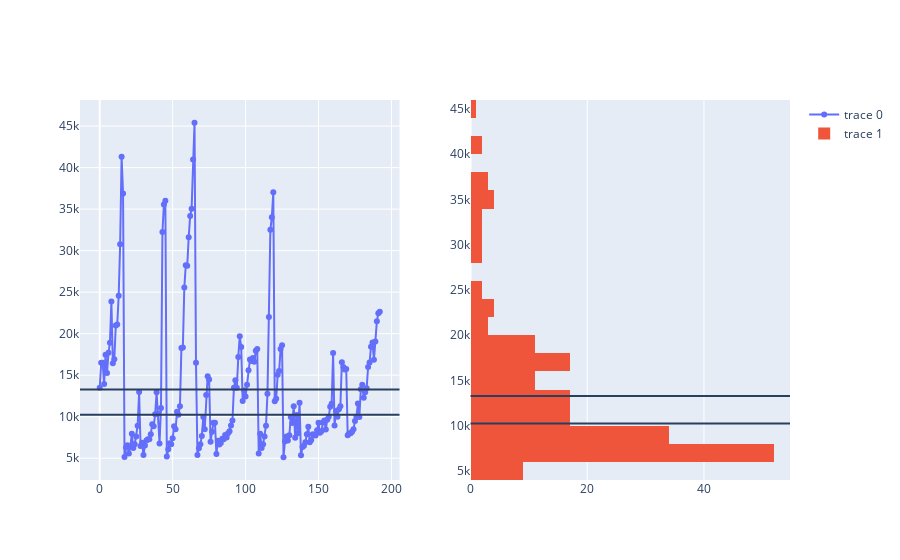

The cell this chart's notebook holds for it:
### Markdown cell above
### price distribution

### Code cell
fig = make_subplots(rows=1, cols=2)

fig.add_trace(
    go.Scatter(y=df["price"], mode='lines+markers'),
    row=1, col=1
)

fig.add_trace(
    go.Histogram(y=df["price"]),
    row=1, col=2
)

fig.add_hline(df["price"].mean())
fig.add_hline(df["price"].median())

fig.show()

### Figure 1 — Plotly figure (JSON) as saved in the notebook; plotly's stock layout.template omitted (floating-point values rounded to 4 significant figures; data arrays with more than 128 entries replaced by an {"elided": "..."} marker saying what was removed)
{"data": [{"mode": "lines+markers", "type": "scatter", "xaxis": "x", "y": {"elided": "193 int values"}, "yaxis": "y"}, {"type": "histogram", "xaxis": "x2", "y": {"elided": "193 int values"}, "yaxis": "y2"}], "layout": {"autosize": true, "shapes": [{"type": "line", "x0": 0, "x1": 1, "xref": "x domain", "y0": 13290.0, "y1": 13290.0, "yref": "y"}, {"type": "line", "x0": 0, "x1": 1, "xref": "x2 domain", "y0": 13290.0, "y1": 13290.0, "yref": "y2"}, {"type": "line", "x0": 0, "x1": 1, "xref": "x domain", "y0": 10245, "y1": 10245, "yref": "y"}, {"type": "line", "x0": 0, "x1": 1, "xref": "x2 domain", "y0": 10245, "y1": 10245, "yref": "y2"}], "xaxis": {"anchor": "y", "autorange": true, "domain": [0, 0.45], "range": [-13.64, 205.6]}, "xaxis2": {"anchor": "y2", "autorange": true, "domain": [0.55, 1], "range": [0, 54.74]}, "yaxis": {"anchor": "x", "autorange": true, "domain": [0, 1], "range": [1794.0, 48720.0], "type": "linear"}, "yaxis2": {"anchor": "x2", "autorange": true, "domain": [0, 1], "range": [4000.0, 46000.0], "type": "linear"}}}
